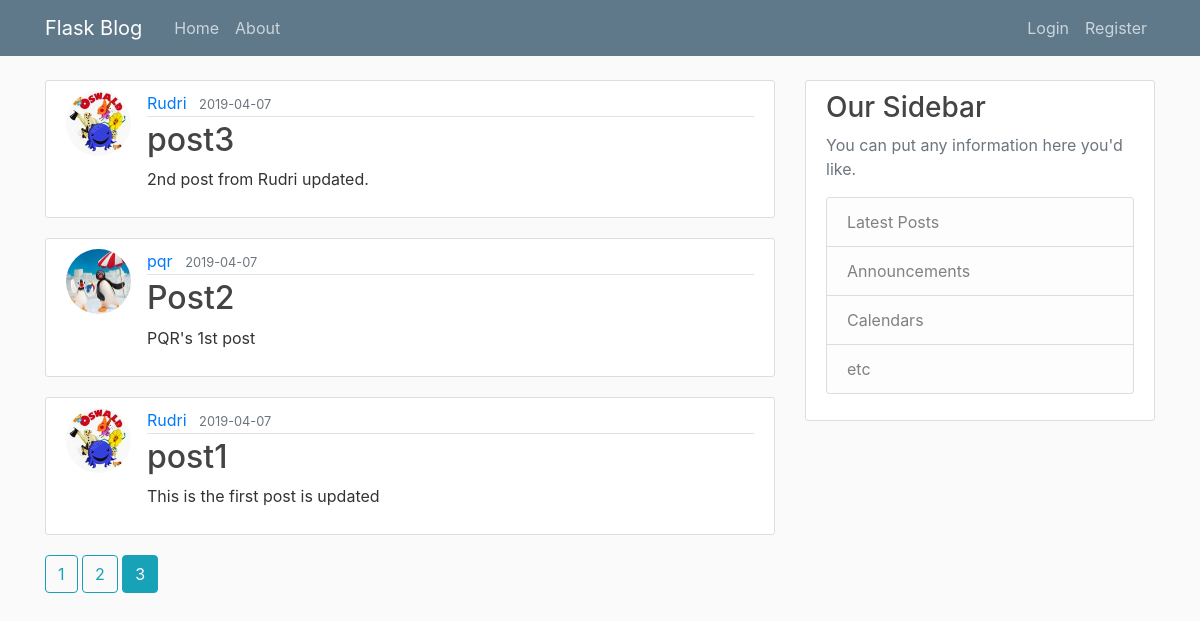
Screenshot of /home?page=3 with the database file from the repository.
### Flask_Blogs/models.py (models this page shows, shortened)
class Post(db.Model, UserMixin):
    id = id = db.Column(db.Integer, primary_key = True)
    title =  db.Column(db.String(20), nullable = False)
    date_created = db.Column(db.DateTime, nullable = False , default = datetime.utcnow)
    content = db.Column(db.Text, nullable = False)
    user_id = db.Column(db.Integer, db.ForeignKey('user.id'), nullable = False)

class User(db.Model, UserMixin):    #importing from both db.model and UserMixin
    id = db.Column(db.Integer, primary_key = True)
    username = db.Column(db.String(20), unique = True, nullable = False)
    email =  db.Column(db.String(120), unique = True, nullable = False)
    image_file =  db.Column(db.String(20), nullable = False, default= 'default.jpg')
    password =  db.Column(db.String(60), nullable = False)
    posts = db.relationship('Post' , backref = 'author', lazy = True)

### Flask_Blogs/main/routes.py (the view)
@main.route("/")
@main.route("/home")
def home():
    page = request.args.get('page', 1, type = int)
    posts = Post.query.order_by(Post.date_created.desc()).paginate(page = page, per_page = 3)
    return render_template("home.html" , posts = posts)

### Flask_Blogs/templates/home.html
{% extends "layout.html" %}
{% block content %}
    {% for post in posts.items %}
        <article class="media content-section">
           <img class = "rounded-circle article-img" src="{{ url_for('static' , filename = 'profile_pics/' + post.author.image_file)}}" alt="profile picture">
          <div class="media-body">
            <div class="article-metadata">
              <a class="mr-2" href="{{url_for('users.user_post', username = post.author.username)}}">{{ post.author.username }}</a>
              <small class="text-muted">{{ post.date_created.strftime('%Y-%m-%d') }}</small>
            </div>
            <h2><a class="article-title" href="{{ url_for('posts.post' , post_id = post.id) }}">{{ post.title }}</a></h2>
            <p class="article-content">{{ post.content }}</p>
          </div>
        </article>
    {% endfor %}
    {% for page_num in posts.iter_pages(left_edge = 1, right_edge = 1, left_current = 1, right_current = 1 ) %}
       {% if page_num %}
          {% if posts.page == page_num %}
            <a class="btn btn-info mb-4" href="{{ url_for('main.home', page = page_num)}}">{{ page_num }}</a>
          {% else %}
            <a class="btn btn-outline-info mb-4" href="{{ url_for('main.home', page = page_num)}}">{{ page_num }}</a>
          {% endif %}
       {% else %}
         ...
       {% endif %}
    {% endfor %}
{% endblock content %}

### Flask_Blogs/static/main.css (style rules this page uses)
body { background: #fafafa; color: #333333; margin-top: 5rem; }
h1, h2, h3, h4, h5, h6 { color: #444444; }
.content-section { background: #ffffff; padding: 10px 20px; border: 1px solid #dddddd; border-radius: 3px; margin-bottom: 20px; }
.article-title { color: #444444; }
.article-content { white-space: pre-line; }
.article-img { height: 65px; width: 65px; margin-right: 16px; }
.article-metadata { padding-bottom: 1px; margin-bottom: 4px; border-bottom: 1px solid #e3e3e3 }

### rows the page displays
Post: image_file (picture), author.username "Rudri", date_created "2019-04-07", title "post3", content "2nd post from Rudri updated."
Post: image_file (picture), author.username "pqr", date_created "2019-04-07", title "Post2", content "PQR's 1st post"
Post: image_file (picture), author.username "Rudri", date_created "2019-04-07", title "post1", content "This is the first post is updated"

### other values shown
{{ page_num }} "1" "2"
{{ page_num }} "3"
